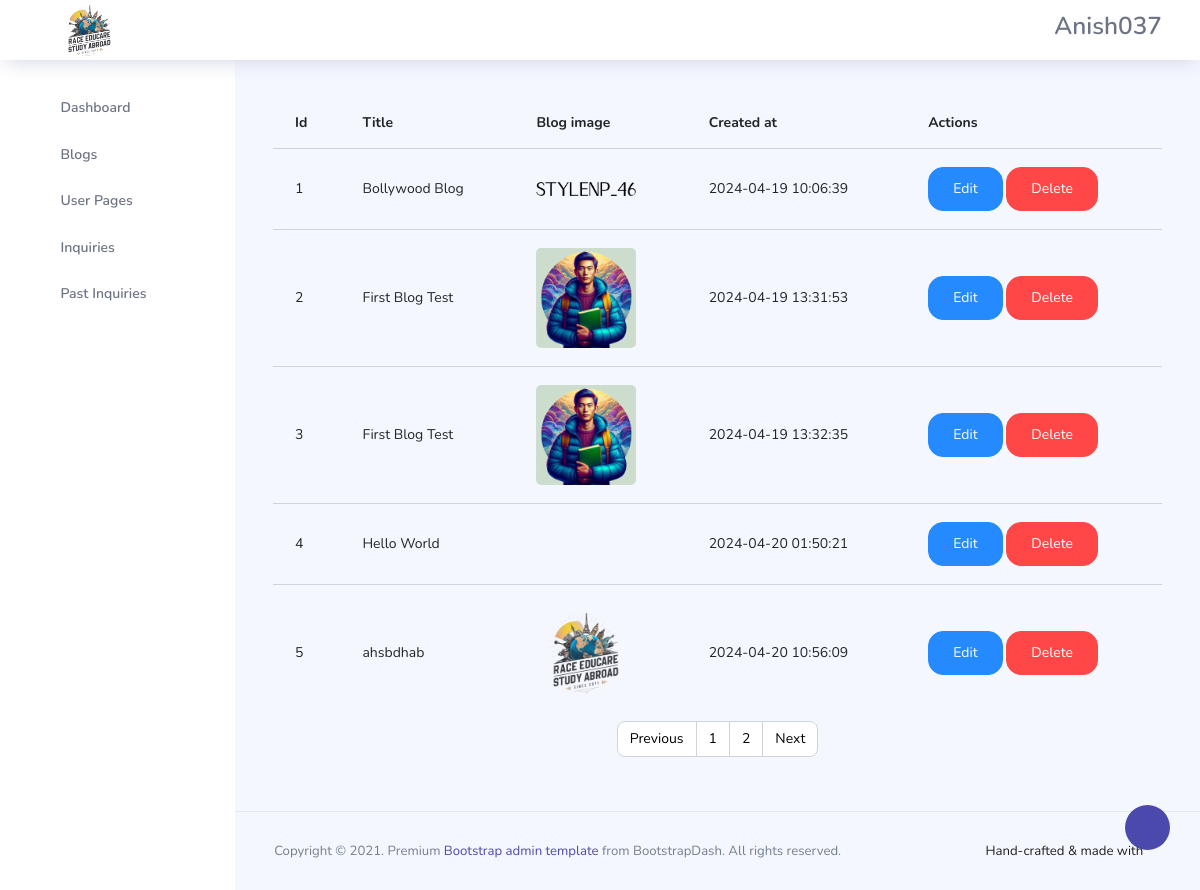
The page /admin/manage_blog.php (signed in) on the database its author committed.
### tables this page shows
CREATE TABLE `users` (
  `id` int(11) NOT NULL,
  `first_name` varchar(144) NOT NULL,
  `last_name` varchar(144) NOT NULL,
  `user_type` varchar(50) NOT NULL,
  `username` varchar(155) NOT NULL,
  `password` varchar(155) NOT NULL,
  `user_id` int(9) NOT NULL
);

CREATE TABLE `blogs` (
  `id` int(11) NOT NULL,
  `title` varchar(155) NOT NULL,
  `author` varchar(155) NOT NULL,
  `blogImage` varchar(155) NOT NULL,
  `blogContent` text NOT NULL,
  `created_at` timestamp NOT NULL DEFAULT current_timestamp()
);

### config/functions.php (called while the page is built, shortened)
<?php
function index_loginval($conn){
    if(isset($_SESSION['user_id'])){
        $id = $_SESSION['user_id'];
        $query = "SELECT * FROM users WHERE user_id ='$id' limit 1";
        $result = mysqli_query($conn,$query);
        if($result && mysqli_num_rows($result) > 0){
            $index_user_data = mysqli_fetch_assoc($result);
            return $index_user_data;
        }
    }
}

### admin/manage_blog.php (the view, shortened to what this page needs)
<?php
  include('../config/constants.php');
  include('../config/functions.php');
  $index_user_data = index_loginval($conn);
  $name=$index_user_data['username'];
?>
<!DOCTYPE html>
<html lang="en">
<head>
  <link rel="stylesheet" href="css/style.css">
  <link rel="stylesheet" href="vendors/feather/feather.css">
  <link rel="stylesheet" href="vendors/ti-icons/css/themify-icons.css">
  <link rel="stylesheet" href="vendors/css/vendor.bundle.base.css">
  <link rel="stylesheet" href="vendors/datatables.net-bs4/dataTables.bootstrap4.css">
  <link rel="stylesheet" href="vendors/ti-icons/css/themify-icons.css">
  <link rel="stylesheet" type="text/css" href="js/select.dataTables.min.css">
  <link rel="stylesheet" href="css/vertical-layout-light/style.css">
</head>
<body>
  <div class="container-scroller">
    <nav class="navbar col-lg-12 col-12 p-0 fixed-top d-flex flex-row">
      <div class="text-center navbar-brand-wrapper d-flex align-items-center justify-content-center">
      <a class="navbar-brand brand-logo mr-5" href="dashboard.php"><img src="../assets/img/raceeducare.png" class="mr-2"style="height:65px;" alt="logo"/></a>
      </div>
      <div class="navbar-menu-wrapper d-flex align-items-center justify-content-end">
        <button class="navbar-toggler navbar-toggler align-self-center" type="button" data-toggle="minimize">
          <span class="icon-menu"></span>
        </button>
        <ul class="navbar-nav navbar-nav-right">
          <li class="nav-item nav-profile dropdown">
            <a class="nav-link dropdown-toggle" href="#" data-toggle="dropdown" id="profileDropdown">
              <h3 toUpperCase()><?php echo ucfirst($name) ?></h3>
            </a>
          </li>
        </ul>
      </div>
    </nav>
    <div class="container-fluid page-body-wrapper">
      <div class="theme-setting-wrapper">
        <div id="settings-trigger"><i class="ti-settings"></i></div>
      </div>
      <nav class="sidebar sidebar-offcanvas" id="sidebar">
        <ul class="nav">
          <li class="nav-item">
            <a class="nav-link" href="dashboard.php">
              <i class="icon-grid menu-icon"></i>
              <span class="menu-title">Dashboard</span>
            </a>
          </li>
          <li class="nav-item">
            <a class="nav-link" data-toggle="collapse" href="#tables" aria-expanded="false" aria-controls="tables">
              <i class="icon-grid-2 menu-icon"></i>
              <span class="menu-title">Blogs</span>
              <i class="menu-arrow"></i>
            </a>
          </li>
          <li class="nav-item">
            <a class="nav-link" data-toggle="collapse" href="#auth" aria-expanded="false" aria-controls="auth">
              <i class="icon-head menu-icon"></i>
              <span class="menu-title">User Pages</span>
              <i class="menu-arrow"></i>
            </a>
          </li>
          <li class="nav-item">
            <a class="nav-link" href="inquiry.php">
              <i class="icon-paper menu-icon"></i>
              <span class="menu-title"><Inp>Inquiries</Inp></span>
            </a>
          </li>
          <li class="nav-item">
            <a class="nav-link" href="past_inquiries.php">
              <i class="icon-archive menu-icon"></i>
              <span class="menu-title">Past Inquiries</span>
            </a>
          </li>
        </ul>
      </nav>
      <div class="main-panel">
        <div class="content-wrapper">
          <div class="table-responsive">
            <table class="table">
                <thead>
                    <tr>
                        <th>Id</th>
                        <th>Title</th>
                        <th>Blog image</th>
                        <th>Created at</th>
                        <th>Actions</th>
                    </tr>
                </thead>
                <tbody>
                <?php
                if(isset($_GET['page'])){
                  $page = $_GET['page'];
                  }
                  else{
                      $page = 1;
                  }
                  $offset = ($page - 1) * 5;
                    $sql = "SELECT * FROM blogs LIMIT $offset, 5";
                    $sql2 = "SELECT * FROM blogs";
                    $res = mysqli_query($conn, $sql);
                    $res2 = mysqli_query($conn, $sql2);
                    $count = mysqli_num_rows($res2);
                    $rowsPerPage = 5;
                    $total = ceil($count / $rowsPerPage);
                    $sn=1;
                    if($count>0)
                    {
                        while($row=mysqli_fetch_assoc($res))
                        {
                            $id = $row['id'];
                            $title = $row['title'];
                            $blogImage = $row['blogImage'];
                            $Created_at = $row['created_at'];
                            ?>
                    <tr>
                        <td><?php echo $sn++; ?></td>
                        <td><?php echo $title; ?></td>
                        <td><img src="<?php echo SITEURL; ?>admin/blog/img/<?php echo $blogImage ?>" alt="" style="border-radius: 5px; width: 100px;;height: auto;"></td>
                        <td><?php echo $Created_at; ?></td>
                        <td>
                            <a href="<?php echo SITEURL; ?>admin/edit_blog.php?id=<?php echo $id; ?>"class="btn btn-info">Edit</a>
                            <a href="<?php echo SITEURL; ?>admin/deleteBlog.php?id=<?php echo $id; ?>&blogImage=<?php echo $blogImage ?>" class="btn btn-danger">Delete</a>
                        </td>
                    </tr>
                    <?php
                        }
                    }
                    else
                    {
                        echo "ERROR";
                    }
                    ?>
                </tbody>
            </table>
          </div>
        <nav aria-label="Page navigation example">
          <ul class="pagination justify-content-center">
            <li class="page-item ">
              <a class="page-link" href="<?php if($page <=1){echo '#';}else{echo "?page=".$page -1;} ?>" tabindex="-1">Previous</a>
            </li>
            <?php
                for($i = 1; $i <= $total; $i++){
                    if($page==$i)
                    {
                        $active= "page_active";
                    }
                    else{
                        $active="";
                    }
                    echo"<li class='page-item'><a class='page-link' href='?page=$i'class='$active'>". $i ."</a></li>";
                }
            ?>
            <li class="page-item">
              <a class="page-link" href="<?php if($page >= $total){echo '#';}else{echo "?page=".$page +1;} ?>">Next</a>
            </li>
          </ul>
        </nav>
        </div>
        <footer class="footer">
          <div class="d-sm-flex justify-content-center justify-content-sm-between">
            <span class="text-muted text-center text-sm-left d-block d-sm-inline-block">Copyright © 2021.  Premium <a href="https://www.bootstrapdash.com/" target="_blank">Bootstrap admin template</a> from BootstrapDash. All rights reserved.</span>
            <span class="float-none float-sm-right d-block mt-1 mt-sm-0 text-center">Hand-crafted & made with <i class="ti-heart text-danger ml-1"></i></span>
          </div>
        </footer>
      </div>
    </div>
  </div>
</body>
</html>

### admin/css/style.css (style rules this page uses)
button { background-color: #007bff; color: #fff; border: none; padding: 10px 20px; border-radius: 3px; cursor: pointer; }

### rows shown on the page
users: username "Anish037"
blogs: title "Bollywood Blog", blogImage (picture), created_at "2024-04-19 10:06:39"
blogs: title "First Blog Test", blogImage (picture), created_at "2024-04-19 13:31:53"
blogs: title "First Blog Test", blogImage (picture), created_at "2024-04-19 13:32:35"
blogs: title "Hello World", created_at "2024-04-20 01:50:21"
blogs: title "ahsbdhab", blogImage (picture), created_at "2024-04-20 10:56:09"
